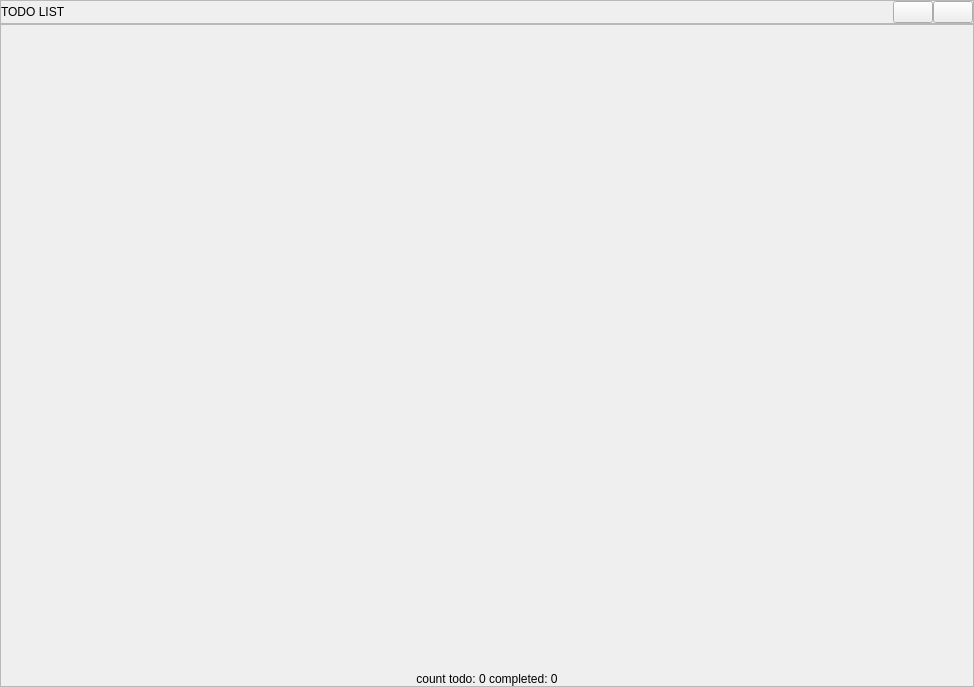
<?xml version="1.0" encoding="UTF-8"?>
<ui version="4.0">
 <class>main_window</class>
 <widget class="QMainWindow" name="main_window">
  <property name="geometry">
   <rect>
    <x>0</x>
    <y>0</y>
    <width>974</width>
    <height>687</height>
   </rect>
  </property>
  <property name="windowTitle">
   <string>todo list</string>
  </property>
  <property name="styleSheet">
   <string notr="true"/>
  </property>
  <widget class="QWidget" name="centralwidget">
   <layout class="QVBoxLayout" name="verticalLayout_3">
    <property name="spacing">
     <number>0</number>
    </property>
    <property name="leftMargin">
     <number>0</number>
    </property>
    <property name="topMargin">
     <number>0</number>
    </property>
    <property name="rightMargin">
     <number>0</number>
    </property>
    <property name="bottomMargin">
     <number>0</number>
    </property>
    <item>
     <widget class="QFrame" name="frame_system_command">
      <property name="frameShape">
       <enum>QFrame::StyledPanel</enum>
      </property>
      <property name="frameShadow">
       <enum>QFrame::Raised</enum>
      </property>
      <layout class="QHBoxLayout" name="horizontalLayout">
       <property name="spacing">
        <number>0</number>
       </property>
       <property name="leftMargin">
        <number>0</number>
       </property>
       <property name="topMargin">
        <number>0</number>
       </property>
       <property name="rightMargin">
        <number>0</number>
       </property>
       <property name="bottomMargin">
        <number>0</number>
       </property>
       <item>
        <widget class="QLabel" name="label_window_title">
         <property name="text">
          <string>TODO LIST</string>
         </property>
        </widget>
       </item>
       <item>
        <spacer name="horizontalSpacer">
         <property name="orientation">
          <enum>Qt::Horizontal</enum>
         </property>
         <property name="sizeHint" stdset="0">
          <size>
           <width>40</width>
           <height>20</height>
          </size>
         </property>
        </spacer>
       </item>
       <item>
        <widget class="QPushButton" name="pushButton_add_task">
         <property name="text">
          <string/>
         </property>
         <property name="icon">
          <iconset resource="resourse.qrc">
           <normaloff>:/icons/add_task.svg</normaloff>:/icons/add_task.svg</iconset>
         </property>
         <property name="iconSize">
          <size>
           <width>17</width>
           <height>17</height>
          </size>
         </property>
        </widget>
       </item>
       <item>
        <widget class="QPushButton" name="pushButton_close">
         <property name="text">
          <string/>
         </property>
         <property name="icon">
          <iconset resource="resourse.qrc">
           <normaloff>:/icons/close.svg</normaloff>:/icons/close.svg</iconset>
         </property>
         <property name="iconSize">
          <size>
           <width>17</width>
           <height>17</height>
          </size>
         </property>
        </widget>
       </item>
      </layout>
     </widget>
    </item>
    <item>
     <widget class="QFrame" name="frame_main">
      <property name="frameShape">
       <enum>QFrame::StyledPanel</enum>
      </property>
      <property name="frameShadow">
       <enum>QFrame::Raised</enum>
      </property>
      <layout class="QVBoxLayout" name="verticalLayout_2">
       <property name="spacing">
        <number>0</number>
       </property>
       <property name="leftMargin">
        <number>0</number>
       </property>
       <property name="topMargin">
        <number>0</number>
       </property>
       <property name="rightMargin">
        <number>0</number>
       </property>
       <property name="bottomMargin">
        <number>0</number>
       </property>
       <item>
        <layout class="QVBoxLayout" name="layout_tasks">
         <property name="spacing">
          <number>0</number>
         </property>
        </layout>
       </item>
       <item>
        <spacer name="verticalSpacer">
         <property name="orientation">
          <enum>Qt::Vertical</enum>
         </property>
         <property name="sizeHint" stdset="0">
          <size>
           <width>20</width>
           <height>566</height>
          </size>
         </property>
        </spacer>
       </item>
       <item>
        <widget class="QLabel" name="label_status">
         <property name="text">
          <string>count todo: 0 completed: 0</string>
         </property>
         <property name="alignment">
          <set>Qt::AlignCenter</set>
         </property>
        </widget>
       </item>
       <item>
        <widget class="QFrame" name="frame_footer">
         <property name="frameShape">
          <enum>QFrame::StyledPanel</enum>
         </property>
         <property name="frameShadow">
          <enum>QFrame::Raised</enum>
         </property>
         <widget class="QFrame" name="size_grip">
          <property name="geometry">
           <rect>
            <x>960</x>
            <y>0</y>
            <width>10</width>
            <height>10</height>
           </rect>
          </property>
          <property name="minimumSize">
           <size>
            <width>10</width>
            <height>10</height>
           </size>
          </property>
          <property name="maximumSize">
           <size>
            <width>10</width>
            <height>10</height>
           </size>
          </property>
          <property name="frameShape">
           <enum>QFrame::StyledPanel</enum>
          </property>
          <property name="frameShadow">
           <enum>QFrame::Raised</enum>
          </property>
         </widget>
        </widget>
       </item>
      </layout>
     </widget>
    </item>
   </layout>
  </widget>
 </widget>
 <resources>
  <include location="resourse.qrc"/>
 </resources>
 <connections>
  <connection>
   <sender>pushButton_close</sender>
   <signal>clicked()</signal>
   <receiver>main_window</receiver>
   <slot>close()</slot>
   <hints>
    <hint type="sourcelabel">
     <x>958</x>
     <y>12</y>
    </hint>
    <hint type="destinationlabel">
     <x>486</x>
     <y>343</y>
    </hint>
   </hints>
  </connection>
 </connections>
</ui>
